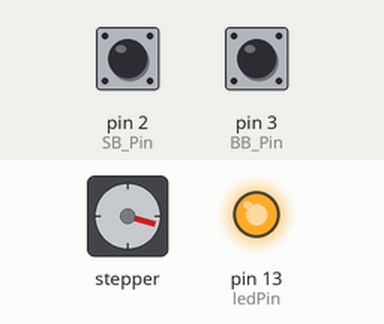
Recording of a sketch running on a simulated Arduino Uno, built with avr-gcc and run on an emulated ATmega328P. Parts: stepper motor, output pins drawn as LEDs (lit = HIGH). Wiring (inferred from the names in the program): stepper motor driver (200 steps per turn assumed): step pin 4; direction pin 5; enable pin 6. The test bench sets the inputs (shaded band); at power-on: pin 2 (SB_Pin) HIGH, pin 3 (BB_Pin) HIGH. Pins used as bus, display or sensor lines are not drawn.

Above: at 1.2 s.
1.3 s: pin 2 (SB_Pin) pulled LOW for 0.15 s
At 1.66 s:
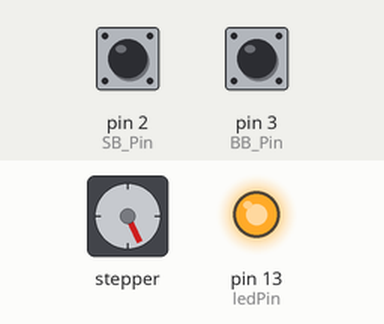
4.4 s: pin 3 (BB_Pin) pulled LOW for 0.15 s
At 4.67 s:
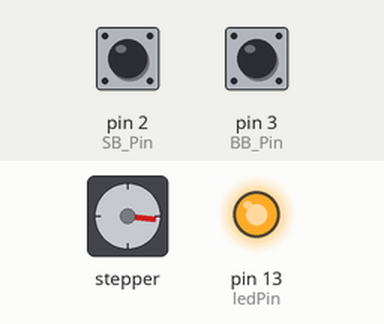
7.5 s: pin 2 (SB_Pin) pulled LOW for 1 s
11.5 s: pin 3 (BB_Pin) pulled LOW for 1 s
15.5 s: pin 2 (SB_Pin) driven LOW and pin 3 (BB_Pin) driven LOW
At 15.79 s:
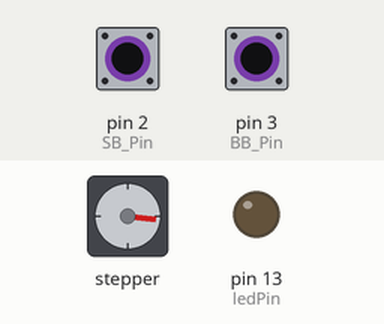
18.5 s: pin 3 (BB_Pin) driven HIGH
At 18.83 s:
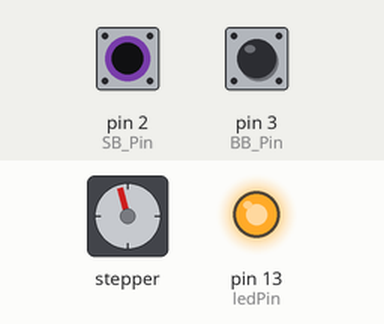
Timing chart, 0 to 22.5 s (numbered marks = the images above; inputs shaded):
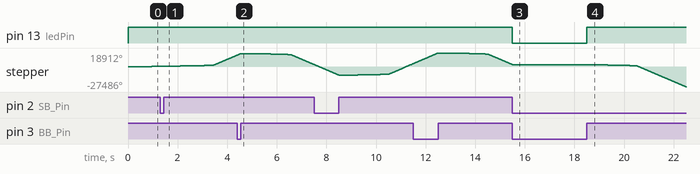

Measured:
- after the input at 15.5 s, pin 13 (ledPin): HIGH → LOW at once
- after the input at 18.5 s, pin 13 (ledPin): LOW → HIGH at once

The sketch:

wheelpilot.ino
```cpp
// TB6600: Switch 1..3: OFF,OFF,OFF  => 32 Microsteps, 6400 Pulses/rev
//         Switch 4..6: ON,OFF,ON    => Current 1A (1.2 Peak)

// Motor is Longrunner 17HS4401
//         step angle        1.8 deg
//         Motor length:     40 mm
//         Rated current:    1.7 A
//         Phase resitance:  1.5 ohm
//         Phase inductance: 2.8 mH
//         Holding torque:   40 N.cm Min
//         Detent torque:    2.2 N.cm Max
//         Rotor inertia:    54 g.cm²
//         Lead wire:        4
//         Motor weight:     280 g
//         A: Black, /A: Green
//         B: Red  , /B: Blue


// set pin numbers:
const int ENA_Pin =  6;            // pin connected to ENAble+ of TB6600
const int DIR_Pin =  5;            // pin connected to DIRection+ of TB6600
const int PUL_Pin =  4;            // pin connected to PULse+ of TB6600

const int BB_Pin =  3;             // pin connected to BB relais of RC remote receiver (switched to 3,3 Volt from Arduino)
const int SB_Pin =  2;             // pin connected to SB relais of RC remote receiver (switched to 3,3 Volt from Arduino)

const int ledPin =  13;            // the number of the LED pin on Arduino

const int defaultPulse = 4000;     // pulses on idle: 2*4000 µs = 8000 µs = 0,8 ms => 1,25 kHz

// Variables will change:
int ledState = LOW;               // ledState used to set the LED

int Up = 0;
int Counter = 0;
int BB = 0, lastBB = 0;
int SB = 0, lastSB = 0;
int pulseDelay = defaultPulse;

void setup() {
  // set the digital pin as output:
  pinMode(ledPin, OUTPUT);

  pinMode(BB_Pin, INPUT_PULLUP);  // input from RC remote receiver
  pinMode(SB_Pin, INPUT_PULLUP);  // input from RC remote receiver

  pinMode(ENA_Pin, OUTPUT);
  pinMode(DIR_Pin, OUTPUT);
  pinMode(PUL_Pin, OUTPUT);

  digitalWrite(ENA_Pin, LOW);  // Enable drive
  digitalWrite(DIR_Pin, LOW);  //
  digitalWrite(PUL_Pin, LOW);
}

void loop()
{
  // read inputs from RC remote receiver
  BB = digitalRead(BB_Pin);
  SB = digitalRead(SB_Pin);

  if ( BB && !lastBB )
  { // start of backboard command
    pulseDelay = 2000;
    digitalWrite(DIR_Pin, LOW);
  }
  if ( SB && !lastSB )
  { // start of steyrboard command
    pulseDelay = 2000;
    digitalWrite(DIR_Pin, HIGH);
  }

  if ( !SB & !BB )
  {  // no direction button is pressed

    // switch LED off
    digitalWrite(ledPin, LOW);

    // use default pulse frequency
    pulseDelay = defaultPulse;

    // toggle direction every 50 pulses (40 ms)
    if ( ++Counter > 50 )
    {
      Up = Up ? 0 : 1;
      if ( Up )
        digitalWrite(DIR_Pin, HIGH);
      else
        digitalWrite(DIR_Pin, LOW);

      Counter = 0;
    }
  }
  else
  {  // an direction button is pressed

    // switch LED on
    digitalWrite(ledPin, HIGH);

    // increase the pulse frequency ..
    pulseDelay -= 2;
    // .. till maximum of 10 kHz (T=100 µs)
    if ( pulseDelay < 50 )
      pulseDelay = 50;
  }

  // needed for edge detection
  lastBB = BB;
  lastSB = SB;

  // generate the pulse with the given frequency
  digitalWrite(PUL_Pin, HIGH);
  delayMicroseconds(pulseDelay);
  digitalWrite(PUL_Pin, LOW);
  delayMicroseconds(pulseDelay);

}
```
